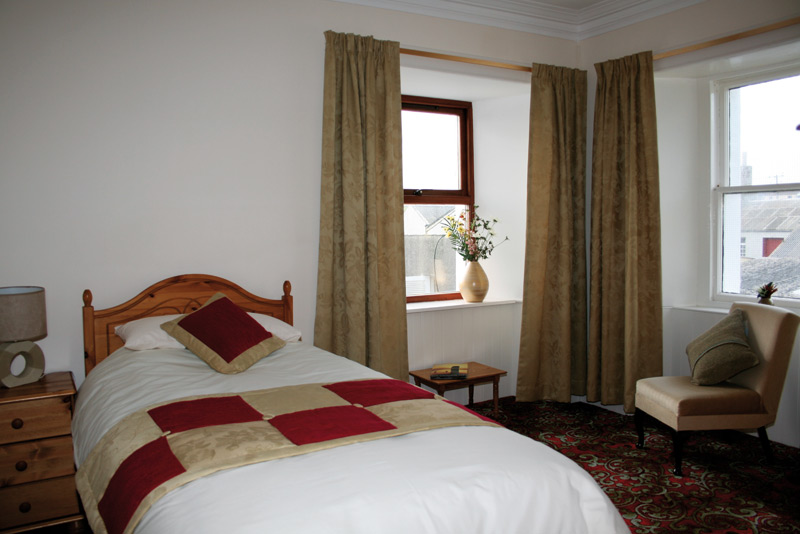
%> input picture B1/Images/Typical_room.jpg, 800 x 534 px
$ octave Phase_4_Image_Analysis.m   (GNU Octave 9; MATLAB toolbox functions it lacks are replaced by stand-ins)
%> lines starting %> are read from the running program, lines starting %| are printed output that depends on the picture
%Load image of typical room, creates a 534x800x3 RGB matrix
Typical_room = imread('Typical_room.jpg');
%> Typical_room is the input picture: size 534x800x3 uint8; mean R, G, B 132, 121.8, 113.2

clear Typical_room_*
%Reduce red light by 1%, leaving green and blue unaltered
Typical_room_1_percent(:,:,1) = Typical_room(:,:,1) * 0.99;
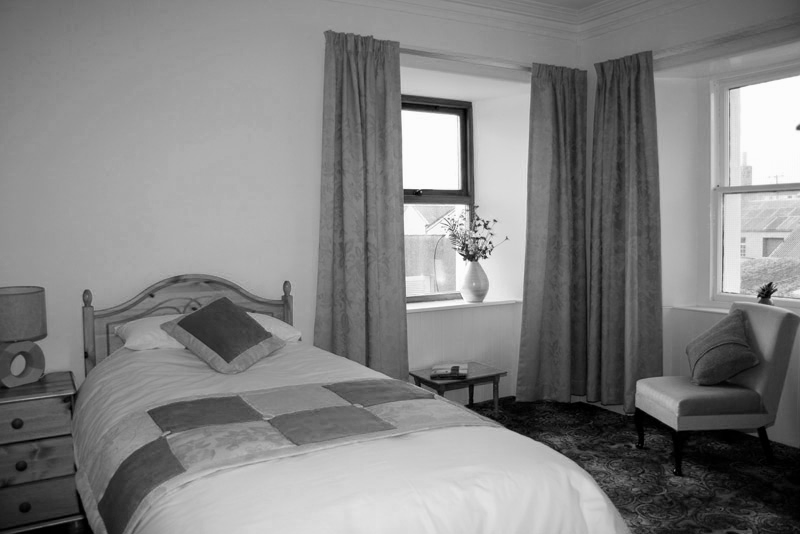
%> Typical_room_1_percent: size 534x800 uint8; min 0, max 252, mean 130.6
Typical_room_1_percent(:,:,1) = round(Typical_room_1_percent(:,:,1));
Typical_room_1_percent(:,:,2:3) = Typical_room(:,:,2:3);
%> Typical_room_1_percent: size 534x800x3 uint8

%Reduce red light by 5%
Typical_room_5_percent(:,:,1) = Typical_room(:,:,1) * 0.95;
Typical_room_5_percent(:,:,1) = round(Typical_room_5_percent(:,:,1));
Typical_room_5_percent(:,:,2:3) = Typical_room(:,:,2:3);
%> Typical_room_5_percent: size 534x800x3 uint8

%Reduce red and green light by 10% (pessimistic estimate)
Typical_room_10_percent_RB(:,:,1) = Typical_room(:,:,1) * 0.9;
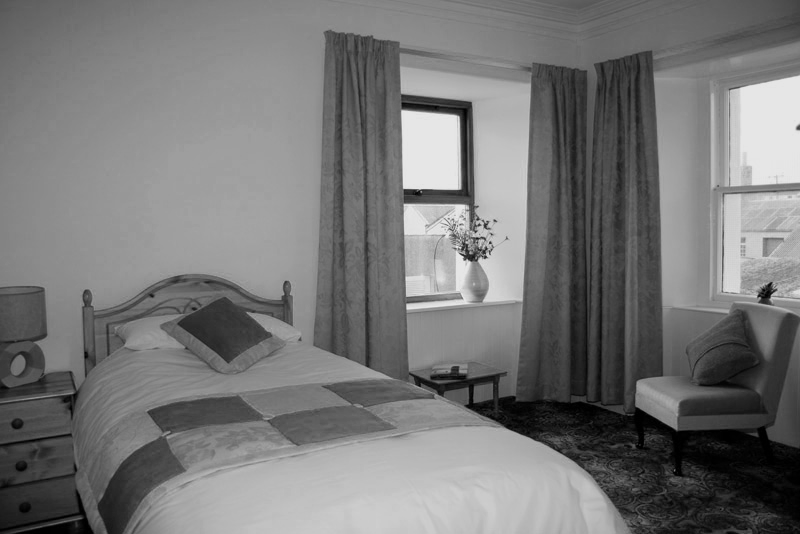
%> Typical_room_10_percent_RB: size 534x800 uint8; min 0, max 230, mean 118.8
Typical_room_10_percent_RB(:,:,1) = round(Typical_room_10_percent_RB(:,:,1));
Typical_room_10_percent_RB(:,:,2) = Typical_room(:,:,2) * 0.9;
Typical_room_10_percent_RB(:,:,1) = round(Typical_room_10_percent_RB(:,:,1));
Typical_room_10_percent_RB(:,:,3) = Typical_room(:,:,3);
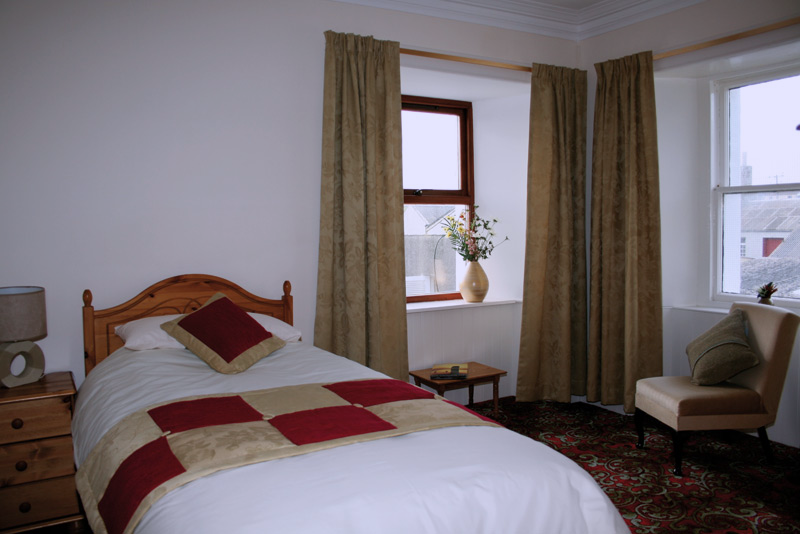
%> Typical_room_10_percent_RB: size 534x800x3 uint8; mean R, G, B 118.8, 109.7, 113.2

%Reduce red and green light by 15% (pessimistic estimate)
Typical_room_20_percent_RB(:,:,1) = Typical_room(:,:,1) * 0.8;
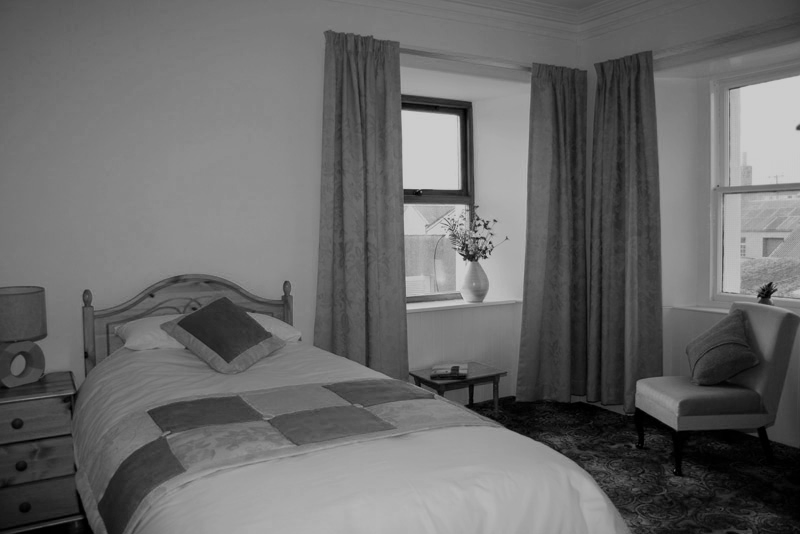
%> Typical_room_20_percent_RB: size 534x800 uint8; min 0, max 204, mean 105.6
Typical_room_20_percent_RB(:,:,1) = round(Typical_room_20_percent_RB(:,:,1));
Typical_room_20_percent_RB(:,:,2) = Typical_room(:,:,2) * 0.8;
Typical_room_20_percent_RB(:,:,1) = round(Typical_room_20_percent_RB(:,:,1));
Typical_room_20_percent_RB(:,:,3) = Typical_room(:,:,3);
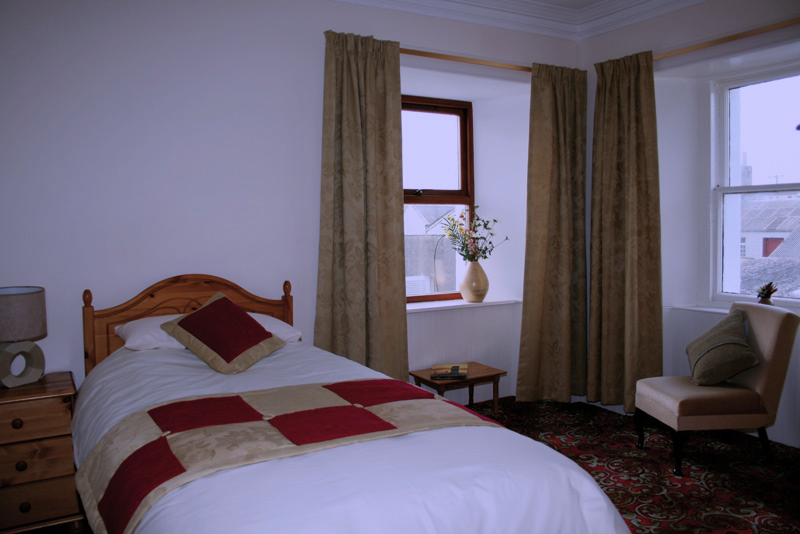
%> Typical_room_20_percent_RB: size 534x800x3 uint8; mean R, G, B 105.6, 97.4, 113.2

%Plot all four for comparison
figure
subplot (2,3,1), semilogy(XYZ_Wavelengths,CIE_XYZ); axis on
%> (this line was passed over: XYZ_Wavelengths is not available in this run)
xlabel ('Wavelength/nm')
ylabel ('Relative Sensitivity')
axis ([350 750 1e-4 10])
subplot (2,3,2), image (Typical_room); title ('Original image'); axis off;
subplot (2,3,3), image (Typical_room_1_percent); title ('-1% Red'); axis off;
subplot (2,3,4), image (Typical_room_5_percent); title ('-5% Red'); axis off;
subplot (2,3,5), image (Typical_room_10_percent_RB); title ('-10% Red+Green'); axis off;
subplot (2,3,6), image (Typical_room_20_percent_RB); title ('-20% Red+Green'); axis off;
